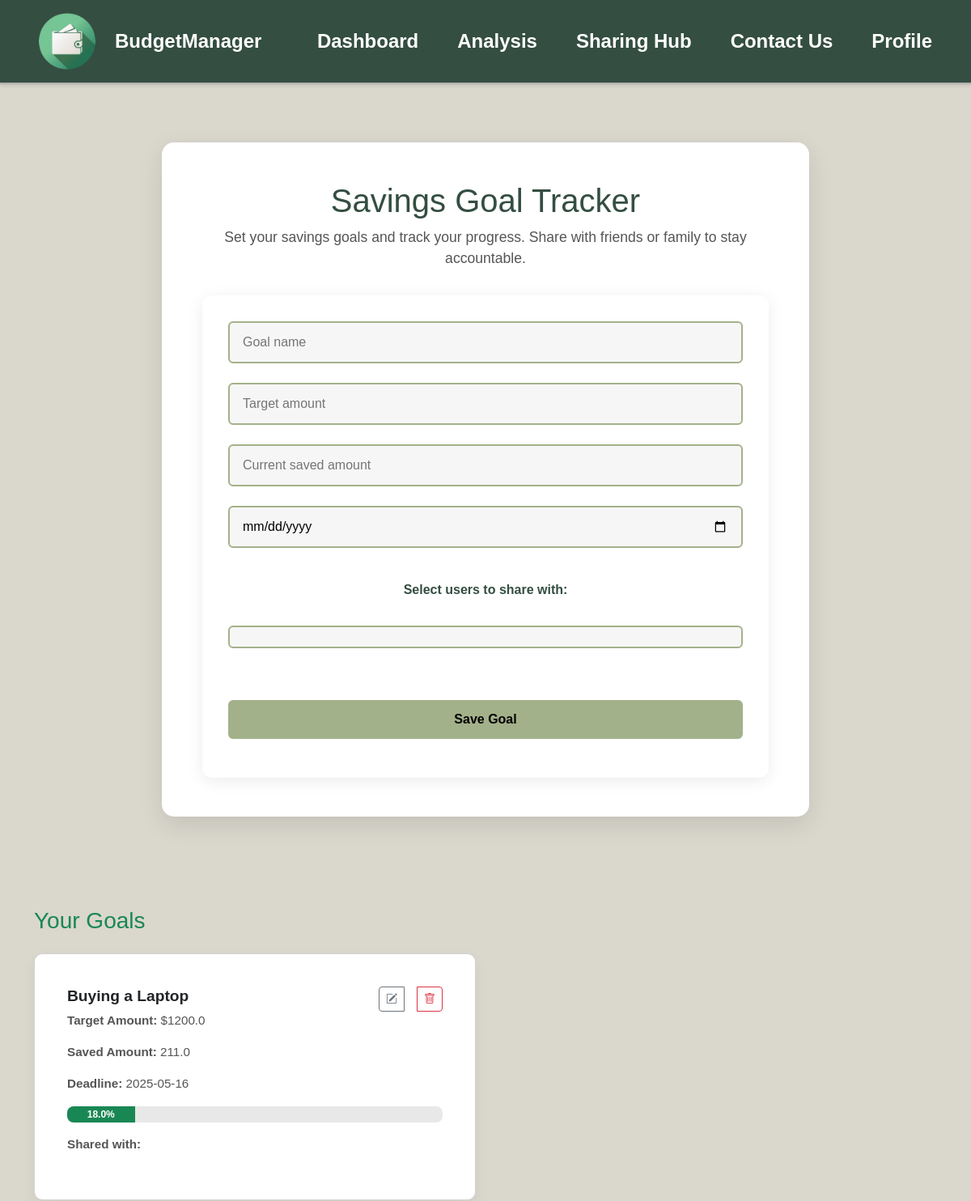
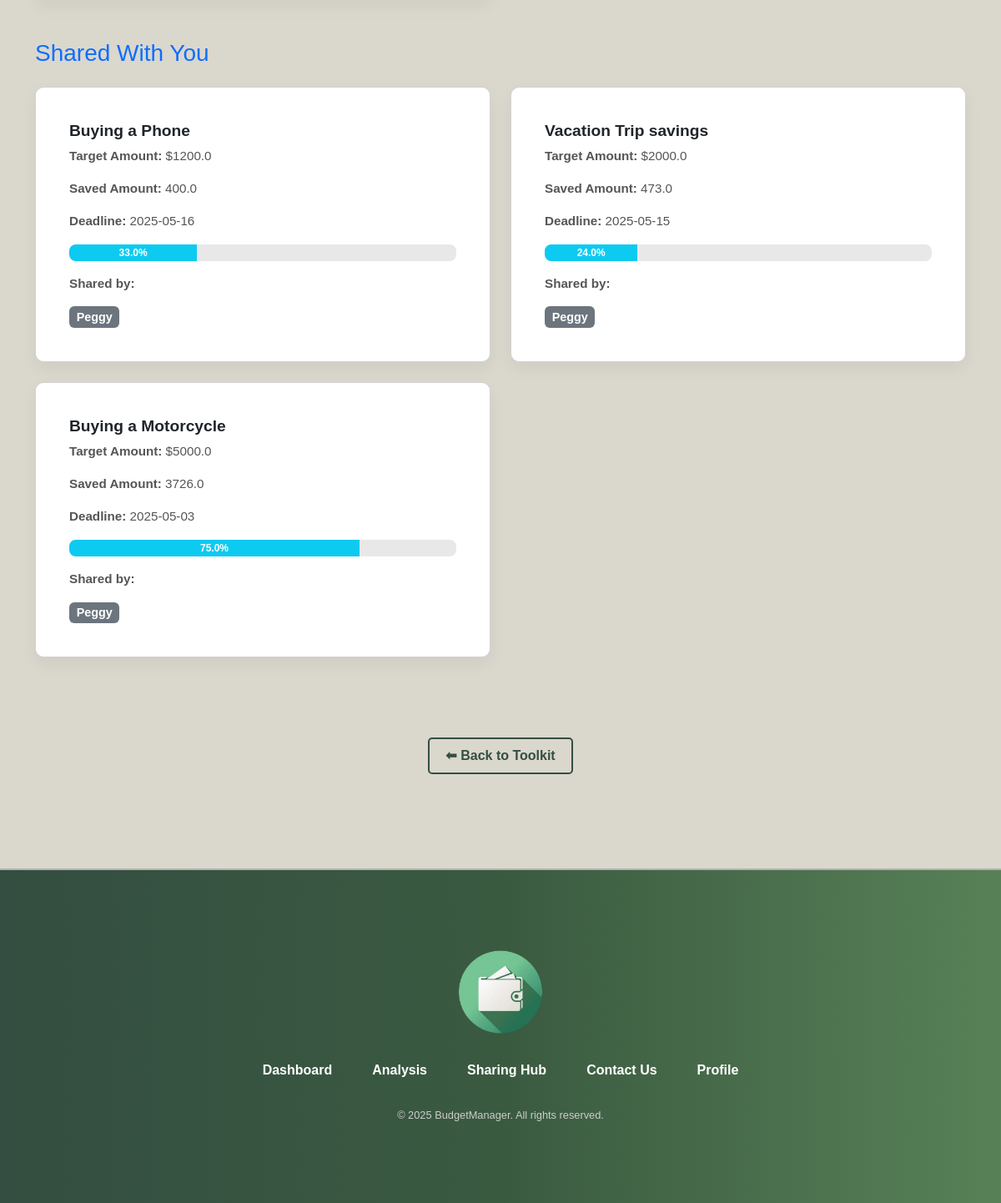
Screenshot of /savings-goal-tracker (signed in) with the database file from the repository (2 pictures, top to bottom).
### models/savings_goal.py (models this page shows)
class SavingsGoal(db.Model):
    __tablename__ = 'savings_goals'
    id = db.Column(db.Integer, primary_key=True)
    user_id = db.Column(db.Integer, db.ForeignKey('users.id'), nullable=False)
    goal_name = db.Column(db.String(100), nullable=False)
    target_amount = db.Column(db.Float, nullable=False)
    saved_amount = db.Column(db.Float, default=0.0)
    deadline = db.Column(db.Date, nullable=False)
    created_at = db.Column(db.DateTime, default=datetime.utcnow)
    shares = db.relationship('SavingsGoalShare', backref='savings_goal', lazy=True)
    owner = db.relationship('User', backref='goals')

### models/user.py (models this page shows, shortened)
class User(db.Model):
    __tablename__ = 'users'
    id = db.Column(db.Integer, primary_key=True)
    name = db.Column(db.String(100), nullable=False)
    email = db.Column(db.String(100), unique=True, nullable=False)
    password_hash = db.Column(db.String(256), nullable=False)
    created_at = db.Column(db.DateTime, default=datetime.utcnow)

### app.py (the view, shortened to what this page needs)
@app.route('/savings-goal-tracker', methods=['GET', 'POST'])
@login_required_custom
def savings_goal_tracker():
    user_id = session.get('user_id')
    own_goals = SavingsGoal.query.filter_by(user_id=user_id).all()
    shared_goal_ids = [s.goal_id for s in SavingsGoalShare.query.filter_by(shared_with_user_id=user_id).all()]
    shared_goals = SavingsGoal.query.filter(SavingsGoal.id.in_(shared_goal_ids)).all()
    all_users = User.query.filter(User.id != user_id).all()
    return render_template('savings_goal_tracker.html', own_goals=own_goals, shared_goals=shared_goals, users=all_users)

### app.py (called while the page is built)
def login_required_custom(f):
    @wraps(f)
    def decorated_function(*args, **kwargs):
        if 'user_id' not in session:
            flash('please login first', 'warning')
            return redirect(url_for('login'))
        return f(*args, **kwargs)
    return decorated_function

### templates/savings_goal_tracker.html (shortened to what this page needs)
{% extends "layout_user.html" %}
{% block styles %}
<link href="https://cdn.jsdelivr.net/npm/bootstrap@5.3.5/dist/css/bootstrap.min.css" rel="stylesheet">
<link href="https://cdn.jsdelivr.net/npm/bootstrap-icons@1.11.0/font/bootstrap-icons.css" rel="stylesheet">
<link rel="stylesheet" href="{{ url_for('static', filename='css/style.css') }}">
<link rel="stylesheet" href="{{ url_for('static', filename='css/analysis_tools.css') }}">
<link rel="stylesheet" href="{{ url_for('static', filename='css/analysis.css') }}">
{% endblock %}
{% block content %}
<div class="main-content-with-navbar">
    <section class="expense-tracker-section">
        <div class="goal-tracker-box">
            <h2>Savings Goal Tracker</h2>
            <p>Set your savings goals and track your progress. Share with friends or family to stay accountable.</p>
            <form method="POST" class="goal-form" id="goalForm">
                <input type="text" name="goal_name" placeholder="Goal name" required>
                <input type="number" step="0.01" name="target_amount" placeholder="Target amount" required>
                <input type="number" step="0.01" name="saved_amount" placeholder="Current saved amount" required>
                <input type="date" name="deadline" required>
                <label class="fw-bold mb-2 mt-3">Select users to share with:</label>
                <div class="custom-multiselect" id="user-multiselect">
                    <div class="selected-tags" id="selected-tags"></div>
                </div>
                <button type="submit" class="btn btn-secondary mt-3">Save Goal</button>
            </form>
        </div>
    </section>
    <div class="container my-5">
        <h3 class="mb-4 text-success">Your Goals</h3>
        <div class="row row-cols-1 row-cols-md-2 g-4">
            {% for goal in own_goals %}
            <div class="col">
                <div class="card goal-card h-100" id="shared-card-{{ goal.id }}">
                    <div class="card-body">
                        <div class="d-flex justify-content-between align-items-start">
                            <h5 class="card-title mb-1">{{ goal.goal_name }}</h5>
                            <div class="btn-group gap-3">
                                <a href="{{ url_for('edit_savings_goal', goal_id=goal.id) }}" class="btn btn-sm btn-outline-secondary" title="Edit Goal">
                                    <i class="bi bi-pencil-square"></i>
                                </a>
                                <button type="button"
                                        class="btn btn-sm btn-outline-danger"
                                        title="Delete Goal"
                                        data-bs-toggle="modal"
                                        data-bs-target="#deleteGoalModal"
                                        onclick="setDeleteGoal({{ goal.id }})">
                                    <i class="bi bi-trash"></i>
                                </button>
                            </div>
                        </div>
                        <p class="card-text"><strong>Target Amount:</strong> ${{ goal.target_amount }}</p>
                        <p class="card-text"><strong>Saved Amount:</strong> {{ goal.saved_amount }}</p>
                        <p class="card-text"><strong>Deadline:</strong> {{ goal.deadline }}</p>
                        <div class="progress mb-3">
                            {% set progress = (goal.saved_amount / goal.target_amount * 100) | round(0) %}
                            <div class="progress-bar bg-success" style="width: {{ progress }}%;">
                            {{ progress }}%
                            </div>
                        </div>
                        <p class="card-text"><strong>Shared with:</strong></p>
                    </div>
                </div>
            </div>
            {% endfor %}
        </div>
        <h3 class="mt-5 mb-4 text-primary">Shared With You</h3>
        <div class="row row-cols-1 row-cols-md-2 g-4">
          {% for goal in shared_goals %}
          <div class="col">
            <div class="card goal-card h-100" id="shared-card-{{ goal.id }}">
              <div class="card-body">
                <h5 class="card-title">{{ goal.goal_name }}</h5>
                <p class="card-text"><strong>Target Amount:</strong> ${{ goal.target_amount }}</p>
                <p class="card-text"><strong>Saved Amount:</strong> {{ goal.saved_amount }}</p>
                <p class="card-text"><strong>Deadline:</strong> {{ goal.deadline }}</p>
                <div class="progress mb-3">
                    {% set progress = (goal.saved_amount / goal.target_amount * 100) | round(0) %}
                    <div class="progress-bar bg-info" style="width: {{ progress }}%;">
                      {{ progress }}%
                    </div>
                </div>
                <p class="card-text"><strong>Shared by:</strong></p>
                <div class="d-flex flex-wrap gap-2">
                    <span class="badge bg-secondary">{{ goal.owner.name }}</span>
                </div>
              </div>
            </div>
          </div>
          {% endfor %}
        </div>
    </div>
    <div style="display: flex; justify-content: center;" class="my-4">
      <a href="{{ url_for('analysis') }}" class="tool-button">⬅ Back to Toolkit</a>
    </div>
</div>
{% endblock %}

### templates/layout_user.html (shortened to what this page needs)
<!DOCTYPE html>
<html>
    <head>
        {% block styles %}{% endblock %}
                <link rel="stylesheet" href="{{ url_for('static', filename='css/layout.css') }}">
    </head>
    <body data-scroll-target-id="{{ scroll_target_id | default('') }}" {% block body_tag_attrs %}{% endblock %}>
        <nav class="navbar">
            <div class="brand-section">
                <a href="{{ url_for('dashboard') }}" class="brand-link">
                    <img src="{{ url_for('static', filename='media/images/logo.png') }}" alt="budgetmanager" class="logo">
                    <span class="brand-name">BudgetManager</span>
                </a>
            </div>
            <ul>
                <li><a href="{{ url_for('dashboard') }}" class="{{ 'active' if request.endpoint == 'dashboard' }}">Dashboard</a></li>
                <li><a href="{{ url_for('analysis') }}" class="{{ 'active' if request.endpoint == 'analysis' }}">Analysis</a></li>
                <li><a href="{{ url_for('share') }}" class="{{ 'active' if request.endpoint == 'share' }}">Sharing Hub</a></li>
                <li><a href="{{ url_for('contact') }}" class="{{ 'active' if request.endpoint == 'contact' }}">Contact Us</a></li>
                <li><a href="{{ url_for('profile') }}" class="{{ 'active' if request.endpoint == 'profile' }}">Profile</a></li>
            </ul>
        </nav>
        <main class="main-content">
            {% block content %}
            {% endblock %}
        </main>
        <footer class="footer">
            <div class="footer-container">
                <div class="footer-logo">
                    <a href="{{ url_for('dashboard') }}">
                        <img src="{{ url_for('static', filename='media/images/logo.png') }}" alt="BudgetManager Logo">
                    </a>
                </div>
                <ul class="footer-links">
                    <li><a href="{{ url_for('dashboard') }}">Dashboard</a></li>
                    <li><a href="{{ url_for('analysis') }}">Analysis</a></li>
                    <li><a href="{{ url_for('share') }}">Sharing Hub</a></li>
                    <li><a href="{{ url_for('contact') }}" class="{{ 'active' if request.endpoint == 'contact' }}">Contact Us</a></li>
                    <li><a href="{{ url_for('profile') }}">Profile</a></li>
                </ul>
                <div class="footer-copy">
                    &copy; 2025 BudgetManager. All rights reserved.
                </div>
            </div>
        </footer>
    </body>
</html>

### static/css/style.css (style rules this page uses)
body, h1, ul, li, a { margin: 0; padding: 0; list-style: none; text-decoration: none; color: inherit; }
body { font-family: 'Arial', sans-serif; background-color: #DAD7CD; color: #000; display: flex; flex-direction: column; }
body, html { scroll-behavior: smooth; height: 100%; }
main.main-content { flex: 1; }
.brand-section { display: flex; align-items: center; }
.brand-link { display: flex; align-items: center; text-decoration: none; gap: 1rem; }
.brand-name { font-size: 1.5rem; font-weight: bold; color: #ffffff; margin-left: 0.5rem; }

### static/css/analysis_tools.css (style rules this page uses)
.expense-tracker-section { background-color: #DAD7CD; padding: 4rem 1rem; display: flex; justify-content: center; }
.btn-primary, .btn-secondary { display: inline-block; padding: 0.75rem 1.5rem; margin: 1rem 0; font-size: 1rem; font-weight: bold; border-radius: 6px; text-decoration: none; transition: all 0.3s ease; }
.btn-secondary { background-color: #A3B18A; color: #000; border: none; }
.progress { margin-top: 8px; height: 20px; }
.progress-bar { background-color: #76c7c0; color: #fff; }
.goal-tracker-box { background: #ffffff; padding: 3rem; border-radius: 15px; box-shadow: 0 10px 30px rgba(0, 0, 0, 0.1); max-width: 800px; width: 100%; margin: 0 auto; text-align: center; color: #333; }
.goal-tracker-box h2 { font-size: 2.5rem; color: #344E41; margin-bottom: 0.5rem; }
.goal-tracker-box p { font-size: 1.1rem; margin-bottom: 2rem; color: #555; }
.goal-form { margin-top: 2rem; padding: 2rem; background-color: #ffffff; border-radius: 12px; box-shadow: 0 4px 20px rgba(0, 0, 0, 0.08); max-width: 700px; margin-left: auto; margin-right: auto; display: flex; flex-direction: column; gap: 1.5rem; }
.goal-form input[type="text"], .goal-form input[type="number"], .goal-form input[type="date"], .goal-form select { padding: 0.75rem 1rem; border: 2px solid #A3B18A; border-radius: 6px; font-size: 1rem; width: 100%; background-color: #f6f6f6; transition: border-color 0.3s ease; }
.goal-form label { font-weight: 600; color: #344E41; }
.goal-form .btn-secondary { background-color: #A3B18A; color: #000; font-weight: bold; padding: 0.75rem 1.5rem; border: none; border-radius: 6px; transition: background-color 0.3s ease, color 0.3s ease; }
.goal-card { background-color: #fff; border-radius: 10px; box-shadow: 0 8px 20px rgba(0, 0, 0, 0.05); padding: 1.5rem; transition: transform 0.3s ease; }
.progress { height: 20px; border-radius: 8px; background-color: #e8e8e8; }
.progress-bar { font-weight: bold; }
.custom-multiselect { border: 2px solid #A3B18A; border-radius: 6px; padding: 0.5rem; background-color: #f6f6f6; position: relative; cursor: pointer; }
.selected-tags { display: flex; flex-wrap: wrap; gap: 0.5rem; padding-bottom: 0.5rem; }
.card-title { font-size: 1.2rem; font-weight: bold; }
.card-text { font-size: 0.95rem; color: #555; }
.badge { font-size: 0.9rem; padding: 0.4em 0.6em; }
.d-flex.gap-2 > * { margin-right: 5px; }

### static/css/analysis.css (style rules this page uses)
.main-content-with-navbar { margin-top: 7rem; margin-bottom: 7rem; }
.tool-button { display: inline-block; margin-top: 3rem; padding: 0.5rem 1.2rem; border: 2px solid #344E41; background-color: transparent; color: #344E41; font-weight: bold; text-decoration: none; border-radius: 5px; transition: all 0.3s ease; }

### rows the page displays
SavingsGoal: goal_name "Buying a Laptop", target_amount "1200.0", saved_amount "211.0", deadline "2025-05-16", progress "18.0"
SavingsGoal: goal_name "Buying a Phone", target_amount "1200.0", saved_amount "400.0", deadline "2025-05-16", progress "33.0", owner.name "Peggy"
SavingsGoal: goal_name "Vacation Trip savings", target_amount "2000.0", saved_amount "473.0", deadline "2025-05-15", progress "24.0", owner.name "Peggy"
SavingsGoal: goal_name "Buying a Motorcycle", target_amount "5000.0", saved_amount "3726.0", deadline "2025-05-03", progress "75.0", owner.name "Peggy"
